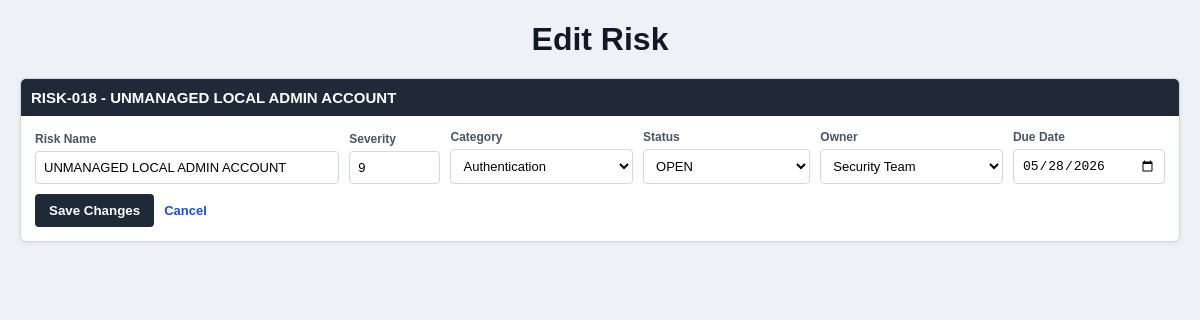
/edit/RISK-018, run on the app's committed database.
### tables this page shows
CREATE TABLE risks (
    id TEXT PRIMARY KEY,
    name TEXT,
    severity INTEGER,
    category TEXT,
    status TEXT,
    owner TEXT,
    timestamp TEXT,
    due_date TEXT
, recommendation TEXT, ai_rationale TEXT, ai_source TEXT);

### app.py (the view)
@app.route("/edit/<risk_id>", methods=["GET", "POST"])
def edit_risk(risk_id):
    ensure_database_schema()
    risk = get_risk_by_id(risk_id)
    if risk is None:
        return redirect(url_for("dashboard"))
    if request.method == "POST":
        form_data = validate_risk_form(request.form)
        if form_data is None:
            return redirect(url_for("edit_risk", risk_id=risk_id))
        update_existing_risk(risk_id=risk_id, **form_data)
        return redirect(url_for("dashboard"))
    return render_template(
        "edit_risk.html",
        risk=risk,
        categories=CATEGORIES,
        statuses=STATUSES,
        owners=OWNERS,
    )

### app.py (called while the page is built)
def get_db_connection():
    conn = sqlite3.connect(DATABASE)
    conn.row_factory = sqlite3.Row
    return conn

def parse_due_date(due_date_text):
    try:
        return datetime.strptime(due_date_text, "%Y-%m-%d").date()
    except (TypeError, ValueError):
        return None

def add_sla_metadata(risk):
    risk_dict = dict(risk)
    risk_dict["sla"] = calculate_sla_status(
        risk_dict["status"],
        risk_dict["due_date"],
    )
    return risk_dict

def get_risk_by_id(risk_id):
    conn = get_db_connection()
    row = conn.execute(
        """
        SELECT
            id,
            name,
            severity,
            category,
            status,
            owner,
            timestamp,
            due_date,
            recommendation,
            ai_rationale,
            ai_source
        FROM risks
        WHERE id = ?
        """,
        (risk_id,),
    ).fetchone()
    conn.close()
    if row is None:
        return None
    return add_sla_metadata(row)

### templates/edit_risk.html (shortened to what this page needs)
<!DOCTYPE html>
<html lang="en">
<head>
    <link rel="stylesheet" href="{{ url_for('static', filename='styles.css') }}">
</head>
<body>
    <h1>Edit Risk</h1>
    <div class="panel form-panel edit-panel">
        <h2>{{ risk["id"] }} - {{ risk["name"] }}</h2>
        <form class="risk-form edit-risk-form" action="{{ url_for('edit_risk', risk_id=risk['id']) }}" method="POST">
            <div class="form-group wide-field">
                <label for="name">Risk Name</label>
                <input type="text" id="name" name="name" value="{{ risk['name'] }}" required>
            </div>
            <div class="form-group">
                <label for="severity">Severity</label>
                <input type="number" id="severity" name="severity" min="1" max="10" value="{{ risk['severity'] }}" required>
            </div>
            <div class="form-group">
                <label for="category">Category</label>
                <select id="category" name="category" required>
                    {% for category in categories %}
                    <option value="{{ category }}" {% if category == risk['category'] %}selected{% endif %}>{{ category }}</option>
                    {% endfor %}
                </select>
            </div>
            <div class="form-group">
                <label for="status">Status</label>
                <select id="status" name="status" required>
                    {% for status in statuses %}
                    <option value="{{ status }}" {% if status == risk['status'] %}selected{% endif %}>{{ status }}</option>
                    {% endfor %}
                </select>
            </div>
            <div class="form-group">
                <label for="owner">Owner</label>
                <select id="owner" name="owner" required>
                    {% for owner in owners %}
                    <option value="{{ owner }}" {% if owner == risk['owner'] %}selected{% endif %}>{{ owner }}</option>
                    {% endfor %}
                </select>
            </div>
            <div class="form-group">
                <label for="due_date">Due Date</label>
                <input type="date" id="due_date" name="due_date" value="{{ risk['due_date'] }}" required>
            </div>
            <div class="form-actions edit-actions">
                <button type="submit">Save Changes</button>
                <a class="cancel-link" href="{{ url_for('dashboard') }}">Cancel</a>
            </div>
        </form>
    </div>
</body>
</html>

### static/styles.css (style rules this page uses)
body { font-family: Arial, sans-serif; background: #eef2f6; color: #111827; margin: 20px; }
h1 { text-align: center; margin-bottom: 20px; }
.panel { background: white; border: 1px solid #cfd8e3; border-radius: 6px; overflow: hidden; box-shadow: 0 1px 4px rgba(0,0,0,0.08); margin-bottom: 20px; }
.panel h2 { background: #202938; color: white; font-size: 15px; padding: 10px; margin: 0; }
.form-panel { margin-bottom: 20px; }
.edit-panel { max-width: 1200px; margin: 0 auto; }
.risk-form { display: grid; grid-template-columns: 2fr 0.6fr 1.2fr 1.1fr 1.2fr 1fr auto; gap: 10px; padding: 14px; align-items: end; }
.edit-risk-form { grid-template-columns: 2fr 0.6fr 1.2fr 1.1fr 1.2fr 1fr; }
.form-group { display: flex; flex-direction: column; }
.form-group label { font-size: 12px; color: #475569; margin-bottom: 5px; font-weight: bold; }
.form-group input, .form-group select { padding: 8px; border: 1px solid #cfd8e3; border-radius: 4px; font-size: 13px; background: white; }
.form-actions button, .delete-button { padding: 9px 14px; background: #202938; color: white; border: none; border-radius: 4px; font-weight: bold; cursor: pointer; }
.edit-actions { grid-column: 1 / -1; display: flex; gap: 10px; align-items: center; }
.cancel-link, .edit-link, .detail-link, .risk-name-link, .read-more-link { display: inline-block; color: #1d4ed8; text-decoration: none; font-weight: bold; font-size: 13px; }

### data on the page
risks: id "RISK-018", name "UNMANAGED LOCAL ADMIN ACCOUNT", severity "9", category "Authentication", status "OPEN", owner "Security Team", due_date "05/28/2026"
